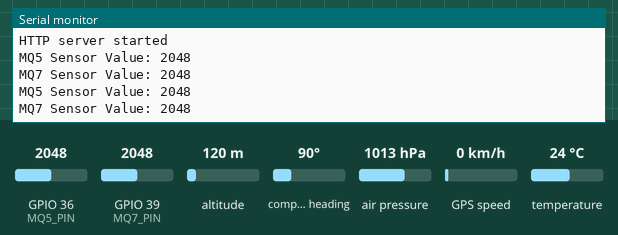
This sketch was run on a simulated ESP32. On the bench: the last lines printed to the serial monitor. Inputs (shaded band) come from the test bench; at power-on: GPIO 36 (MQ5_PIN) = 2048, GPIO 39 (MQ7_PIN) = 2048, altitude 120 m, compass heading 90°, air pressure 1013 hPa, GPS speed 0 km/h, temperature 24 °C. WiFi joins after 1.5 s; servers stay silent unless stated; the GPS gets a fix after 3 s at 37.7749, -122.4194 with 8 satellites.

Above: at 2.7 s.
2.8 s: GPIO 36 (MQ5_PIN) set to 2866
At 4.3 s:
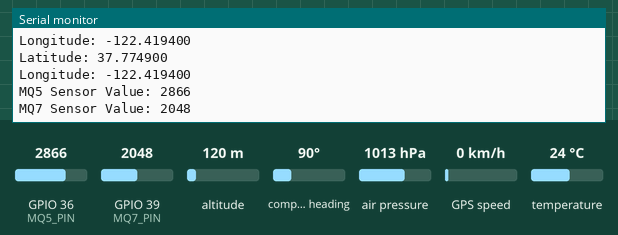
5.0 s: GPIO 39 (MQ7_PIN) set to 2866
At 6.0 s:
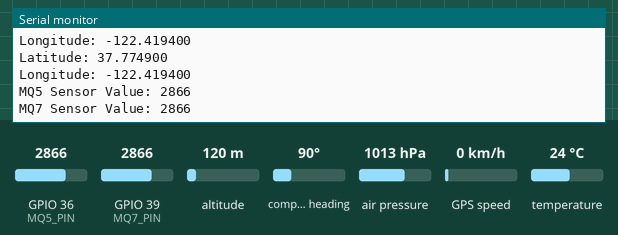
6.5 s: GPIO 36 (MQ5_PIN) set to 3972
At 7.3 s:
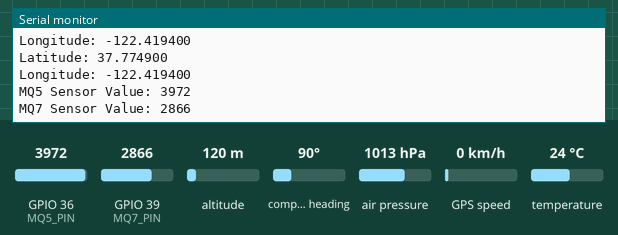
8.0 s: GPIO 39 (MQ7_PIN) set to 3972
At 9.3 s:
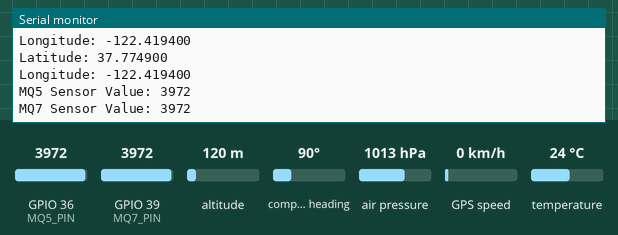
Timing chart, 0 to 10.5 s (numbered marks = the images above; inputs shaded):
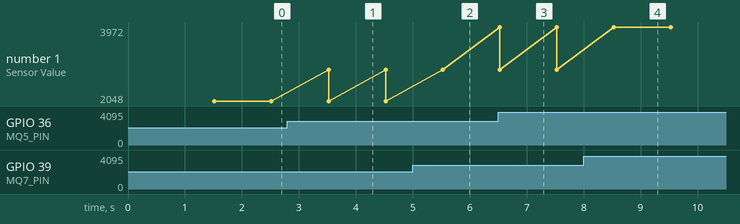

The sketch:

BMPGPSMQ.ino
```cpp
#include <WiFi.h>
#include <WebServer.h>
#include <Wire.h>
#include <Adafruit_BMP280.h>
#include <TinyGPS++.h>

const char* ssid = "S20plus";     // Your WiFi SSID
const char* password = "12345678"; // Your WiFi password

WebServer server(80); // Create a WebServer object that listens on port 80

#define BMP_SCK  (13)
#define BMP_MISO (12)
#define BMP_MOSI (11)
#define BMP_CS   (10)

#define MQ5_PIN 36 // GPIO pin for MQ5 sensor
#define MQ7_PIN 39 // GPIO pin for MQ7 sensor

Adafruit_BMP280 bmp; // BMP280 object

#define RX_PIN 16
#define TX_PIN 17
HardwareSerial gpsSerial(1); // Using hardware serial port 1
TinyGPSPlus gps;

unsigned long lastUpdateTime = 0;
const unsigned long updateInterval = 1000; // Update interval in milliseconds (adjust as needed)

float temperatureValue;
float pressureValue;
float altitudeValue;
String mq5MessageValue;
String mq7MessageValue;

void setup() {
  Serial.begin(115200);
  while (!Serial);

  WiFi.begin(ssid, password);
  Serial.print("Connecting to ");
  Serial.println(ssid);
  while (WiFi.status() != WL_CONNECTED) {
    delay(500);
    Serial.print(".");
  }
  Serial.println("");
  Serial.println("WiFi connected.");
  Serial.print("IP address: ");
  Serial.println(WiFi.localIP()); // Print the IP address

  server.on("/", HTTP_GET, handleRoot);
  server.on("/data", HTTP_GET, handleData); // New endpoint to handle AJAX requests for sensor data
  server.begin();

  Serial.println("HTTP server started");

  if (!bmp.begin(0x76)) {
    Serial.println("Could not find a valid BMP280 sensor, check wiring or try a different address!");
    while (1);
  }

  bmp.setSampling(Adafruit_BMP280::MODE_NORMAL, Adafruit_BMP280::SAMPLING_X2, Adafruit_BMP280::SAMPLING_X16, Adafruit_BMP280::FILTER_X16, Adafruit_BMP280::STANDBY_MS_500);

  gpsSerial.begin(9600, SERIAL_8N1, RX_PIN, TX_PIN);
}

void loop() {
  server.handleClient();

  // Read GPS data
  while (gpsSerial.available() > 0) {
    if (gps.encode(gpsSerial.read())) {
      if (gps.location.isValid()) {
        Serial.print("Latitude: ");
        Serial.println(gps.location.lat(), 6);
        Serial.print("Longitude: ");
        Serial.println(gps.location.lng(), 6);
      }
    }
  }

  // Update sensor data when the update interval has passed
  unsigned long currentMillis = millis();
  if (currentMillis - lastUpdateTime >= updateInterval) {
    lastUpdateTime = currentMillis;

    float temperature = bmp.readTemperature();
    float pressure = bmp.readPressure();
    float altitude = bmp.readAltitude(1017); // Adjusted to local forecast

    int mq5Value = analogRead(MQ5_PIN); // Read analog value from MQ5 sensor
    int mq7Value = analogRead(MQ7_PIN); // Read analog value from MQ7 sensor


    Serial.print("MQ5 Sensor Value: ");
    Serial.println(mq5Value);
    Serial.print("MQ7 Sensor Value: ");
    Serial.println(mq7Value);


    String mq5Message;
    if (mq5Value > 400) {
      mq5Message = "LPG Gas Is Present";
    } else {
      mq5Message = "LPG Gas Is Absent";
    }

    String mq7Message;
    if (mq7Value > 500) {
      mq7Message = "CO Gas Level Is Dangerous";
    } else {
      mq7Message = "CO Gas Level Is Safe";
    }

    // Update global variables for later retrieval
    temperatureValue = temperature;
    pressureValue = pressure;
    altitudeValue = altitude;
    mq5MessageValue = mq5Message;
    mq7MessageValue = mq7Message;
  }
}

void handleRoot() {
  float latitude = gps.location.lat();
  float longitude = gps.location.lng();

 String webpage = "<!DOCTYPE html><html><head><meta name=\"viewport\" content=\"initial-scale=1.0, user-scalable=no\"><meta charset=\"utf-8\"><style>body { margin: 0; padding: 0; position: relative; } #title { text-align: center; padding-top: 20px; font-size: 50px; } #map { width: 700px; height: 700px; position: absolute; top: 450px; left: 50%; transform: translate(-50%, -50%); } #dataContainer { position: absolute; top: 820px; left: 50%; transform: translateX(-50%); text-align: left; padding: 20px; background-color: #F0F0F0; border: 4px solid black; } .temperature { color: red; } .pressure { color: blue; } .altitude { color: green; } .mq5.present { color: red; } .mq5.absent { color: darkgreen; } .mq7.dangerous { color: red; } .mq7.safe { color: darkgreen; }</style></head><body><div id=\"title\">Current Location of Rover</div><div id=\"map\"></div><div id=\"dataContainer\"><h2>BMP280 Data</h2><p class=\"temperature\" id=\"temperature\">Temperature: - °C</p><p class=\"pressure\" id=\"pressure\">Pressure: - Pa</p><p class=\"altitude\" id=\"altitude\">Approximate Altitude: - m</p><h2>MQ5 Sensor Data</h2><p class=\"mq5\" id=\"mq5Message\">Loading...</p><h2>MQ7 Sensor Data</h2><p class=\"mq7\" id=\"mq7Message\">Loading...</p><h2>GPS Data</h2><p class=\"gps\" id=\"gpsData\">Latitude: " + String(latitude, 6) + ", Longitude: " + String(longitude, 6) + "</p></div><script src=\"https://unpkg.com/leaflet@1.7.1/dist/leaflet.js\"></script><link rel=\"stylesheet\" href=\"https://unpkg.com/leaflet@1.7.1/dist/leaflet.css\" /><script>function fetchData() { var xhttp = new XMLHttpRequest(); xhttp.onreadystatechange = function() { if (this.readyState == 4 && this.status == 200) { var data = JSON.parse(this.responseText); document.getElementById(\"temperature\").innerHTML = \"Temperature: \" + data.temperature + \" °C\"; document.getElementById(\"pressure\").innerHTML = \"Pressure: \" + data.pressure + \" Pa\"; document.getElementById(\"altitude\").innerHTML = \"Approximate Altitude: \" + data.altitude + \" m\"; document.getElementById(\"mq5Message\").innerHTML = data.mq5Message; document.getElementById(\"mq7Message\").innerHTML = data.mq7Message; document.getElementById(\"mq5Message\").className = data.mq5Message === \"LPG Gas Is Present\" ? \"mq5 present\" : \"mq5 absent\"; document.getElementById(\"mq7Message\").className = data.mq7Message === \"CO Gas Level Is Dangerous\" ? \"mq7 dangerous\" : \"mq7 safe\"; } }; xhttp.open(\"GET\", \"/data\", true); xhttp.send(); } setInterval(fetchData, 1000); var map = L.map('map').setView([" + String(latitude, 6) + ", " + String(longitude, 6) + "], 13);L.tileLayer('https://{s}.tile.openstreetmap.org/{z}/{x}/{y}.png', {maxZoom: 19,}).addTo(map);L.marker([" + String(latitude, 6) + ", " + String(longitude, 6) + "]).addTo(map).bindPopup('I am here!').openPopup();</script></body></html>";

  server.send(200, "text/html", webpage);
}

void handleData() {
  String jsonData = "{\"temperature\":" + String(temperatureValue) + ",\"pressure\":" + String(pressureValue) + ",\"altitude\":" + String(altitudeValue) + ",\"mq5Message\":\"" + mq5MessageValue + "\",\"mq7Message\":\"" + mq7MessageValue + "\",\"latitude\":" + String(gps.location.lat(), 6) + ",\"longitude\":" + String(gps.location.lng(), 6) + "}";

  server.send(200, "application/json", jsonData);
}
```

Measured:
- after the input at 2.8 s, the serial monitor: prints a new line after 0.72 s (image 1)
- after the input at 5.0 s, the serial monitor: prints a new line after 0.53 s (image 2)
- after the input at 6.5 s, the serial monitor: prints a new line at once (image 3)
- after the input at 8.0 s, the serial monitor: prints a new line after 0.53 s (image 4)
